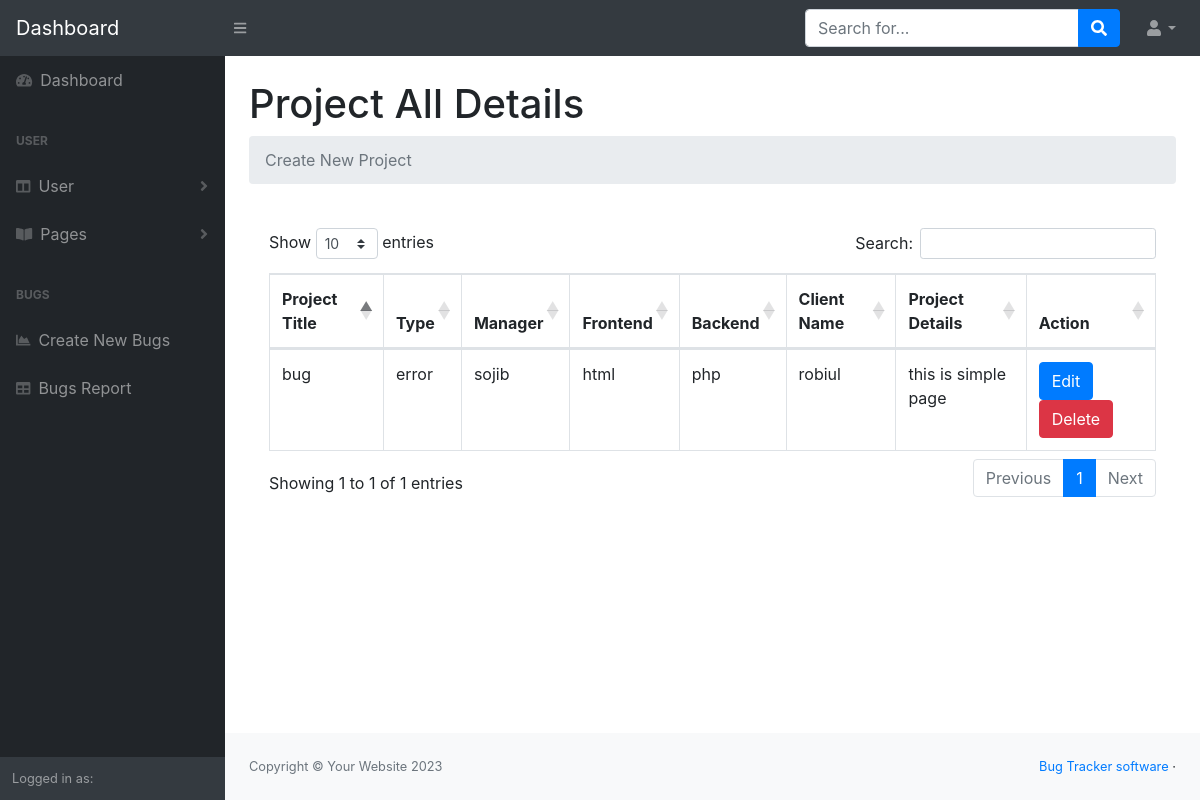
Screenshot of /admin/show_project.php with the database file from the repository.
### tables this page shows
CREATE TABLE `projects` (
  `pro_id` int(11) NOT NULL,
  `title` varchar(255) NOT NULL,
  `type` varchar(255) NOT NULL,
  `manager` varchar(255) NOT NULL,
  `frontend` varchar(255) NOT NULL,
  `backend` varchar(255) NOT NULL,
  `clint_name` varchar(255) NOT NULL,
  `msg` varchar(255) NOT NULL,
  `user_id` int(11) DEFAULT NULL
);

### admin/show_project.php (the view, shortened to what this page needs)
<?php include("includes/head.php")  ?>
<?php include_once("class/function.php") ?>
<?php
       $query = "SELECT * FROM projects ";
    $show =   $result = mysqli_query($conn, $query);
?>
<body class="sb-nav-fixed">
    <?php include_once("includes/top_navbar.php")  ?>
    <div id="layoutSidenav">
        <?php include_once("includes/sidebar.php")  ?>
        <div id="layoutSidenav_content">
            <main>
                <div class="container-fluid">
                    <h1 class="mt-4">Project All Details</h1>
                    <ol class="breadcrumb mb-4">
                        <a class="breadcrumb-item active" href="create_project.php">Create New Project</a>
                    </ol>
                    <div class="card-body">
                        <div class="table-responsive">
                            <table class="table table-bordered" id="dataTable" width="100%" cellspacing="0">
                                <thead>
                                    <tr>
                                        <th>Project Title </th>
                                        <th>Type</th>
                                        <th>Manager</th>
                                        <th>Frontend</th>
                                        <th>Backend</th>
                                        <th>Client Name</th>
                                        <th>Project Details</th>
                                        <th>Action</th>
                                    </tr>
                                </thead>
                                <?php
                                    while($row = mysqli_fetch_assoc($show)){
                                        $title = $row['title'];
                                        $type = $row['type'];
                                        $manager = $row['manager'];
                                        $frontend = $row['frontend'];
                                        $backend = $row['backend'];
                                        $client = $row['clint_name'];
                                        $msg = $row['msg'];
                                ?>
                                <tbody>
                                    <tr>
                                    <td><?php echo $title ; ?></td>
                                    <td><?php echo $type ; ?></td>
                                    <td><?php echo $manager ; ?></td>
                                    <td><?php echo $frontend ; ?></td>
                                    <td><?php echo $backend ; ?></td>
                                    <td><?php echo $client ; ?></td>
                                    <td><?php echo $msg ; ?></td>
                                        <td>
                                            <a class="btn btn-primary" href="http://">Edit</a>
                                            <a class="btn btn-danger" href="project_delete.php?pro_id= <?php echo $row['pro_id'] ; ?> "> Delete</a>
                                        </td>
                                    </tr>
                                </tbody>
                                <?php }?>
                            </table>
                        </div>
                    </div>
                </div>
            </main>
            <?php include_once("includes/footer.php")   ?>
        </div>
    </div>
</body>
</html>

### rows the page displays
projects: title "bug", type "error", manager "sojib", frontend "html", backend "php", clint_name "robiul", msg "this is simple page"
